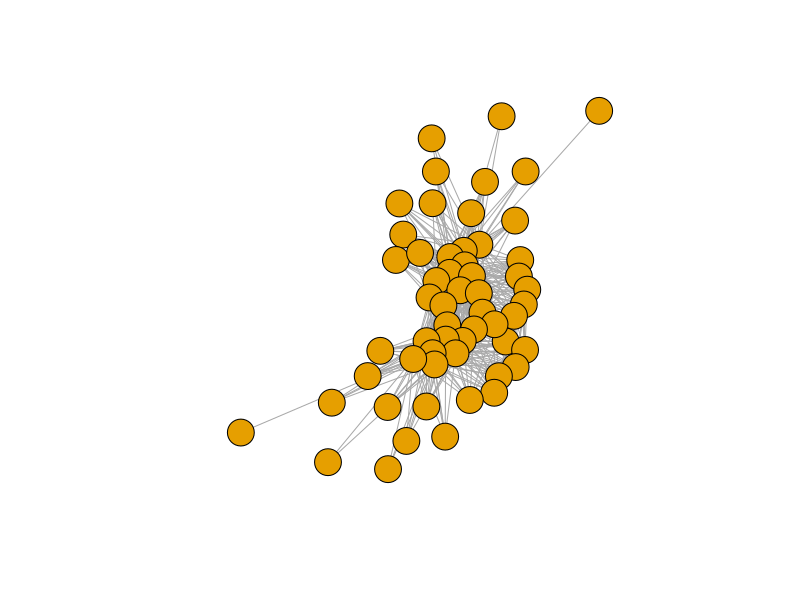
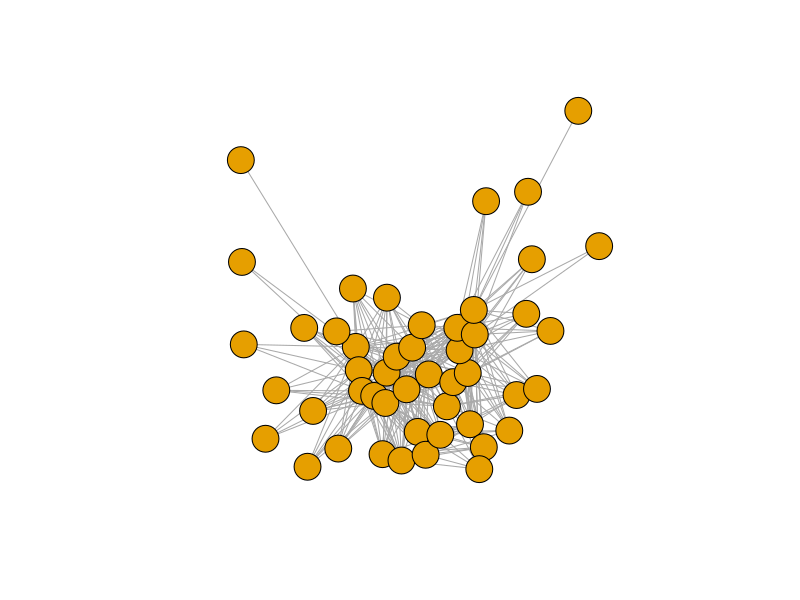

Generate these figures, in order, with R:
## ---- chunk 1
knitr::opts_chunk$set(echo = TRUE)
library(tidyverse) # to enable tidying of data
library(reshape2) # to use with melt function to convert matrix to objects igraph can plot
library(igraph) # to make an igraph object ie. network visualization of matrix values. 

# more libraries etc
## ---- chunk 2
knitr::opts_chunk$set(echo = TRUE)
# read in data for avian predator
v <- read.csv("vipers.csv")

# read in data for predator touch 
v <- read.csv("vipers_hook.csv")

## Please Note: you must ensure that your row names and column names are unique in your dataframes
## ---- chunk 3
# melting data matrix for aerial treatment
b <- read_csv("blacktreatments_heads2020f.csv", col_names=TRUE)
b <- select(b, -names)
head(b)
b <- as.matrix(b)
b[lower.tri(b, diag=TRUE)] <- NA
r <- setNames(melt(b), c('ind1', 'ind2', 'values'))
head(r)
r <- filter(r, !is.na(values))
summary(r)

# melting data matirx for tactile treatment 
d <- read_csv("tactiletreatments_heads2020f.csv", col_names=TRUE)
d <- select(d, -names)
head(d)
d <- as.matrix(d)
d[lower.tri(d, diag=TRUE)] <- NA
r1 <- setNames(melt(d), c('ind1', 'ind2', 'values'))
head(r)
r1 <- filter(r1, !is.na(values))
summary(r1)
## ---- chunk 4
# network plot of aerial treatment
p <- graph_from_data_frame(r, directed = FALSE, vertices = NULL)
plot(p, vertex.label = NA)

# network plot of tactile treatment
p1 <- graph_from_data_frame(r1, directed = FALSE, vertices = NULL)
plot(p1, vertex.label = NA)
